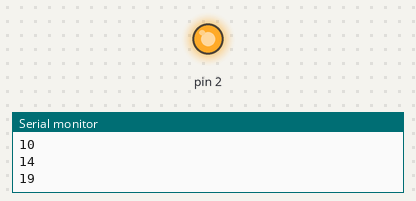
Simulated run of this sketch. Board: Arduino Uno, built with avr-gcc and run on an emulated ATmega328P. On the bench: output pins drawn as LEDs (lit = HIGH), the last lines printed to the serial monitor. Random numbers use the default seed unless the sketch sets one.

Above: at 0.3 s.
At 39.4 s:
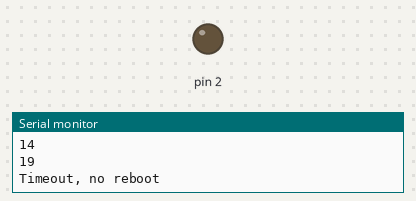
Timing chart, 0 to 40.0 s (numbered marks = the images above):
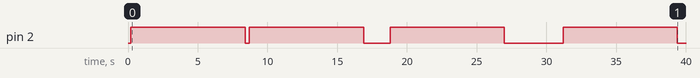

The sketch:

sketch_jun01a.ino
```cpp
#include <avr/wdt.h>

volatile int flag = 0;

int num;
int tempNum = 0;

void setup() {
    Serial.begin(9600);
    pinMode(2, OUTPUT);
    num = random(1, 21); // 設定1~20亂數
    setTimer(); // 設定計時器

    MCUSR &= ~(1 << WDRF);
    WDTCSR |= (1 << WDCE) | (1 << WDE);
    WDTCSR = 1 << WDP3 | 1 << WDP0;
    WDTCSR |= (1 << WDIE);
    Serial.println("System Reboot ..... ");

}
ISR(WDT_vect) {
    Serial.println("Timeout, no reboot");
    digitalWrite(2, LOW);
    flag = 0;
}
ISR(TIMER2_COMPA_vect) {
    show();
}
void setTimer(void) {

    TCCR2A = 0; // 初始化TCCR2A=0
    TCCR2B = 0; // 初始化TCCRB=0
    TCNT2 = 0; // 初始化計數器TCNT2=0
    TCCR2A = TCCR2A | (1 << WGM02); // 切換成CTC Mode
    // WGM02=3(定義在time.h)
    TCCR2B = TCCR2B | (1 << CS12); // Prescaler=256
    // CS12(定義在time.h)

    OCR2A = 62.5; // 設定Top=62.5,加速中斷時間

    TIMSK2 = TIMSK2 | (1 << OCIE2A); // 智能輸出比較中斷A

}

void loop() {

    num = random(1, 21); // 設定1~20亂數
    Serial.println(num);
    if (num == 19) {
        flag = 1;
        digitalWrite(2, HIGH);
        while (flag);
    } else {
        delay(100);
        digitalWrite(2, LOW);
    }
    asm("WDR");

}
void show() {

}
```

Measured:
- by itself, pin 2: LOW → HIGH at 0.20 s, → LOW 8.2 s later, → HIGH 0.30 s later, → LOW 8.2 s later, … (8 changes in this stretch)
